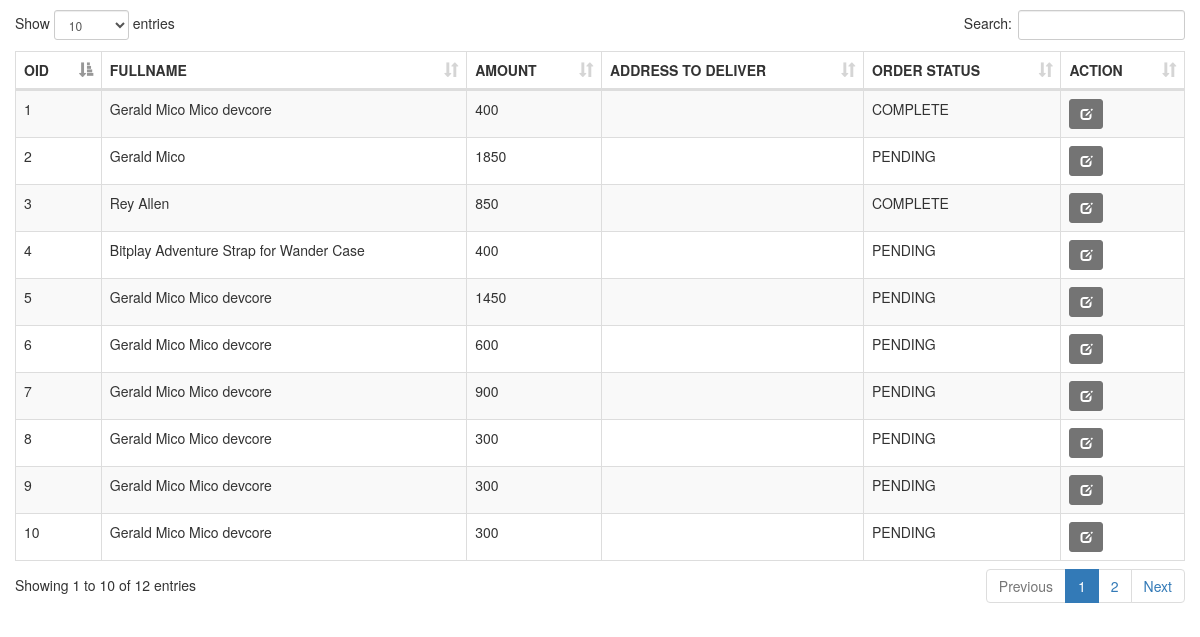
/ADMIN/ORDERS/index.php, run on the app's committed database.
### tables this page shows
CREATE TABLE `tbl_order` (
  `id` int(11) NOT NULL,
  `customer_id` int(11) NOT NULL,
  `amount` double NOT NULL,
  `name` varchar(255) NOT NULL,
  `payment_type` varchar(255) NOT NULL,
  `order_status` varchar(255) NOT NULL,
  `order_at` datetime NOT NULL,
  `code` int(50) NOT NULL,
  `email` varchar(250) NOT NULL
);

### ADMIN/ORDERS/index.php (the view, shortened to what this page needs)
<!DOCTYPE html>
<html>
<head>
	<link rel="stylesheet" type="text/css" href="bootstrap/css/bootstrap.min.css">
	<link rel="stylesheet" type="text/css" href="datatable/dataTable.bootstrap.min.css">
</head>
<body>
<div class="container">
	<div class="row">
		<div class="col-sm-12">
			<div class="height10">
			</div>
			<div class="row">
				<table id="myTable" class="table table-bordered table-striped">
					<thead>
						<th>OID</th>
						<th>FULLNAME</th>
						<th>AMOUNT</th>
						<th>ADDRESS TO DELIVER</th>
						<th>ORDER STATUS</th>
						<th>ACTION</th>
					</thead>
					<tbody>
						<?php
							include_once('../../connection/connection.php');
							$sql = "SELECT * FROM tbl_order";
							$query = $conn->query($sql);
							while($row = $query->fetch_assoc()){
								echo
								"<tr>
									<td>".$row['id']."</td>
									<td>".$row['name']."</td>
									<td>".$row['amount']."</td>
									<td>".$row['address']." ".$row['city']." ".$row['state']."</td>
									<td>".$row['order_status']."</td>
									<td>
						 			<a href='#edit_".$row['id']."' class='btn btn-success btn-sm' data-toggle='modal' style='background-color:#747474; border-color:#747474;'><span class='glyphicon glyphicon-edit'></span></a>
							 		</td>
								</tr>";
							}
						?>
					</tbody>
				</table>
			</div>
		</div>
	</div>
</div>
</body>
</html>

### ADMIN/ORDERS/index.php (style rules this page uses)
.height10 { height:10px; }

### data on the page
tbl_order: id "1", name "Gerald Mico Mico devcore", amount "400", order_status "COMPLETE"
tbl_order: id "2", name "Gerald Mico", amount "1850", order_status "PENDING"
tbl_order: id "3", name "Rey Allen", amount "850", order_status "COMPLETE"
tbl_order: id "4", name "Bitplay Adventure Strap for Wander Case", amount "400", order_status "PENDING"
tbl_order: id "5", name "Gerald Mico Mico devcore", amount "1450", order_status "PENDING"
tbl_order: id "6", name "Gerald Mico Mico devcore", amount "600", order_status "PENDING"
tbl_order: id "7", name "Gerald Mico Mico devcore", amount "900", order_status "PENDING"
tbl_order: id "8", name "Gerald Mico Mico devcore", amount "300", order_status "PENDING"
tbl_order: id "9", name "Gerald Mico Mico devcore", amount "300", order_status "PENDING"
tbl_order: id "10", name "Gerald Mico Mico devcore", amount "300", order_status "PENDING"
